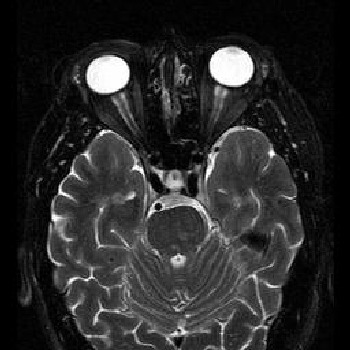
#> input picture Brain tumor dataset/Training/no_tumor/2.jpg, 350 x 350 px, found by its file name; its folder holds only this picture in this run
$ jupyter execute --allow-errors 'BRAIN TUMOR DETECTION AND CLASSIFICATION.ipynb'
#> lines starting #> are read from the running program, lines starting #| are printed output that depends on the picture; long printed decimals are rounded
[cell 1]
import numpy as np
import pandas as pd
import matplotlib.pyplot as plt
from sklearn.model_selection import train_test_split
from sklearn.metrics import accuracy_score

[cell 2]
import os

path = os.listdir('C:/Users/R.DHARMA SURYA/Documents/brain-tumor-detection-master/brain_tumor/Training/')
classes = {'no_tumor':0, 'pituitary_tumor':1}

[cell 3]
import cv2
X = []
Y = []
for cls in classes:
    pth = 'C:/Users/R.DHARMA SURYA/Documents/brain-tumor-detection-master/brain_tumor/Training/'+cls
    for j in os.listdir(pth):
        img = cv2.imread(pth+'/'+j, 0)
#> img is the input picture: shape (350, 350); min 0, max 255, mean 42.1
        img = cv2.resize(img, (200,200))
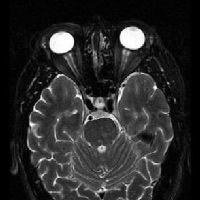
#> img: shape (200, 200); min 0, max 255, mean 42
        X.append(img)
        Y.append(classes[cls])
#> pass 2 of the loop `for cls in classes:`:
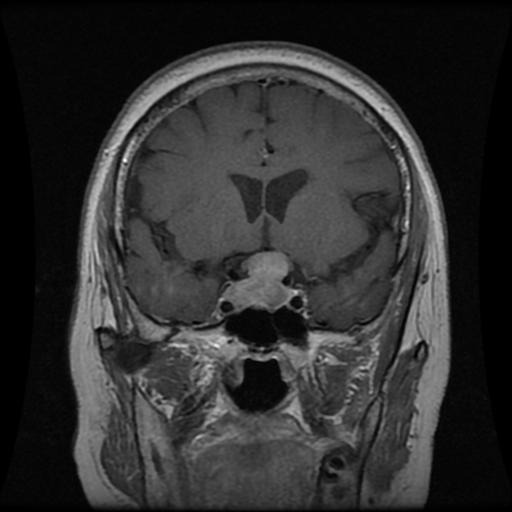
#> input picture Brain tumor dataset/Training/pituitary_tumor/p (105).jpg, 512 x 512 px, found by its file name
#> img is the input picture: shape (512, 512); min 0, max 255, mean 47.2
#> `img = cv2.resize(img, (200,200))`:
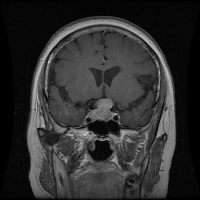
#> img: shape (200, 200); min 0, max 231, mean 47.1

[cell 4]
X = np.array(X)
Y = np.array(Y)

X_updated = X.reshape(len(X), -1)

[cell 5]
np.unique(Y)

[cell 6]
pd.Series(Y).value_counts()

[cell 7]
X.shape, X_updated.shape
#> Out = ((2, 200, 200), (2, 40000))

[cell 8]
plt.imshow(X[0], cmap='gray')

[cell 9]
X_updated = X.reshape(len(X), -1)
X_updated.shape
#> Out = (2, 40000)

[cell 10]
xtrain, xtest, ytrain, ytest = train_test_split(X_updated, Y, random_state=10,test_size=.20)
#> ytrain = [1]; ytest = [0]
xtrain.shape, xtest.shape
#> Out = ((1, 40000), (1, 40000))

[cell 11]
print(xtrain.max(), xtrain.min())
#| 231 0
print(xtest.max(), xtest.min())
#| 255 0
xtrain = xtrain/255
xtest = xtest/255
print(xtrain.max(), xtrain.min())
#| 0.9059 0.0
print(xtest.max(), xtest.min())
#| 1.0 0.0
